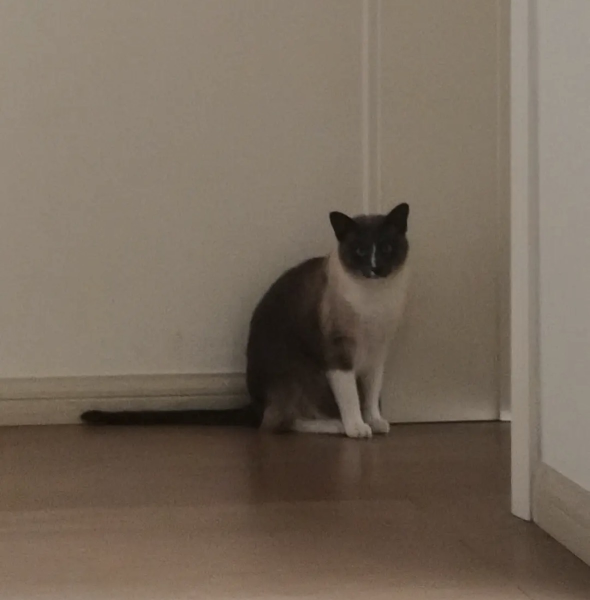
#> input picture cat_photos/IMG_6218.jpg, 1179 x 1200 px (shown at 1/2 size)
$ python -i c_refine.py   (imports and definitions only)   (older library calls are emulated)
#> lines starting #> are read from the running program, lines starting #| are printed output that depends on the picture
"""
Stage C: Texture-Driven Geometry Refinement
  C1 — Displacement mapping (push vertices along normals using a depth-derived map)
  C2 — PBR map baking (albedo, normal, roughness)
"""

import logging
from pathlib import Path
from typing import List, Optional

import cv2
import numpy as np
import trimesh

log = logging.getLogger(__name__)


# ── C1: Displacement ─────────────────────────────────────────────────────────

def _generate_displacement_map(reference_photo_path: Path, size: int = 1024) -> np.ndarray:
    """
    Derive a displacement map from a reference photo.
    Uses luminance as a proxy for depth (lighter = raised).
    In a full pipeline, replace this with ControlNet Depth output.
    """
#> called with reference_photo_path = '../cat_photos/IMG_6218.jpg', size = 1024
    img = cv2.imread(str(reference_photo_path))
#> img is the input picture: shape (1200, 1179, 3); mean B, G, R 91.5, 105.6, 118.7
    if img is None:
        raise FileNotFoundError(f"Cannot read reference photo: {reference_photo_path}")

    # Convert to grayscale luminance map
    gray = cv2.cvtColor(img, cv2.COLOR_BGR2GRAY)
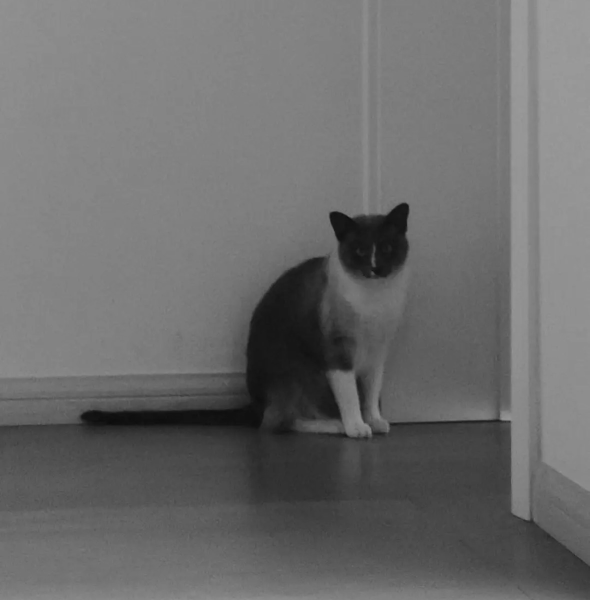
#> gray: shape (1200, 1179) (shown at 1/2 size); min 11, max 157, mean 108

    # Normalise and resize to desired texture resolution
    disp = cv2.resize(gray, (size, size)).astype(np.float32) / 255.0

    # Light Gaussian blur to reduce noise
    disp = cv2.GaussianBlur(disp, (5, 5), 0)
    return disp


# [125 lines left out: functions apply_displacement, _bake_albedo, _bake_roughness, _bake_normal_map, bake_pbr, not called in this run]

>>> result = _generate_displacement_map('../cat_photos/IMG_6218.jpg')

$ run again, on cat_photos/IMG_6219.jpg
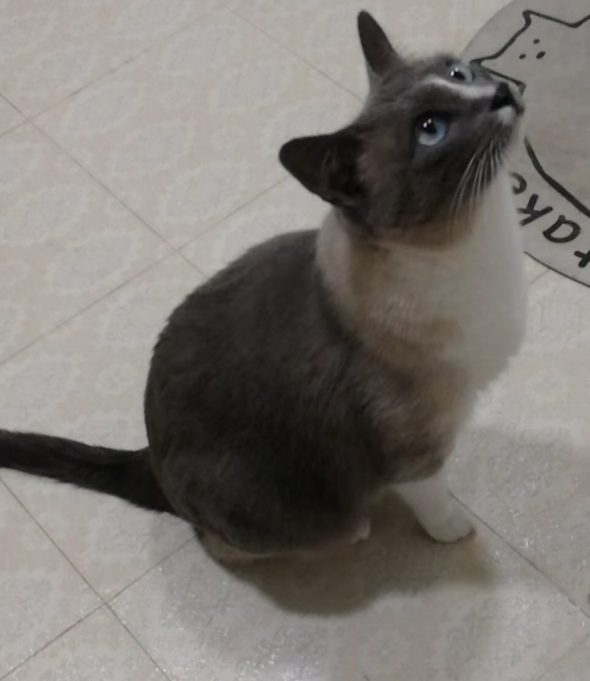
#> input picture cat_photos/IMG_6219.jpg, 1179 x 1361 px (shown at 1/2 size)
#> in _generate_displacement_map, img is the input picture: shape (1361, 1179, 3); mean B, G, R 114.8, 119.7, 124.1
#> in _generate_displacement_map, `disp = cv2.resize(gray, (size, size)).astype(np.float32) / 255.0`:
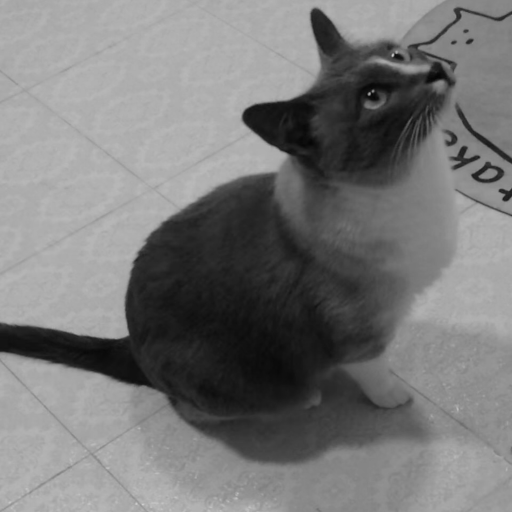
#> disp: shape (1024, 1024) float32 (shown at 1/2 size); min 0.00784, max 0.827, mean 0.472

$ run again, on cat_photos/IMG_6210.PNG
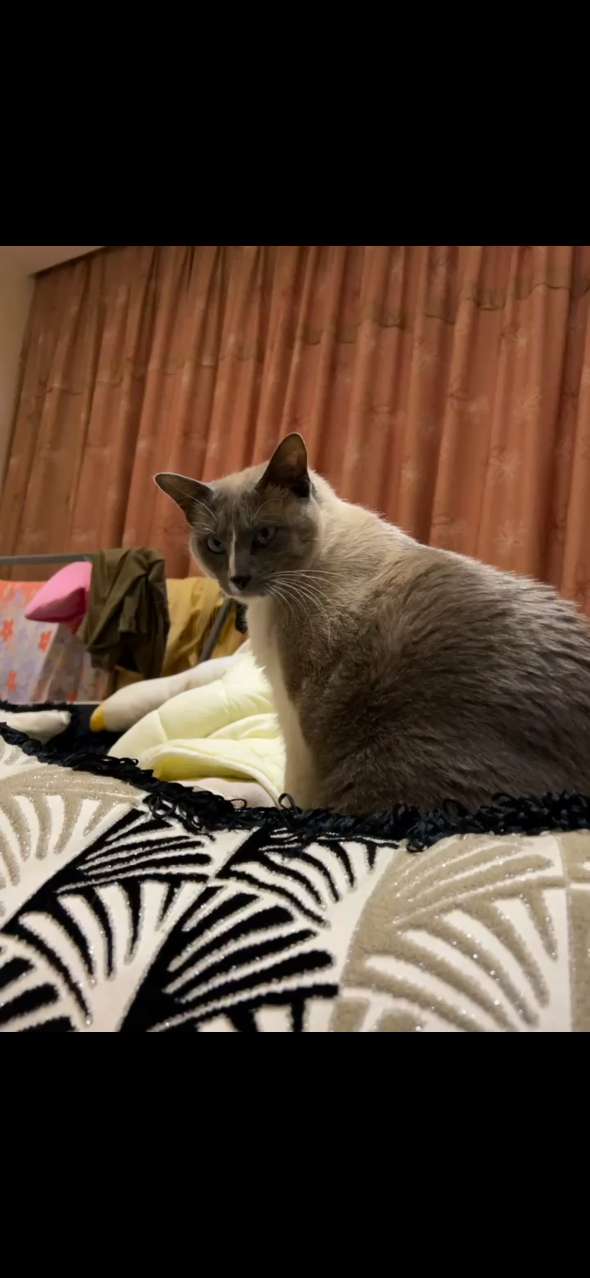
#> input picture cat_photos/IMG_6210.PNG, 1179 x 2556 px (shown at 1/2 size)
#> in _generate_displacement_map, img is the input picture: shape (2556, 1179, 3); mean B, G, R 45.3, 57.5, 74.8
#> in _generate_displacement_map, `gray = cv2.cvtColor(img, cv2.COLOR_BGR2GRAY)`:
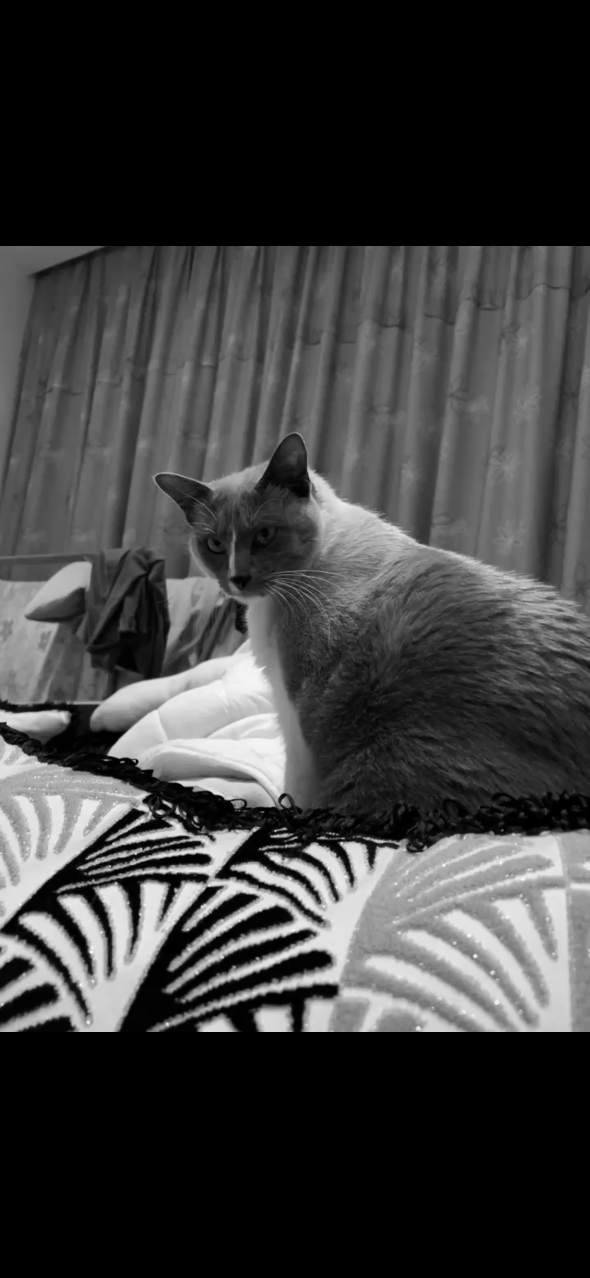
#> gray: shape (2556, 1179) (shown at 1/2 size); min 0, max 252, mean 61.3
#> in _generate_displacement_map, `disp = cv2.resize(gray, (size, size)).astype(np.float32) / 255.0`:
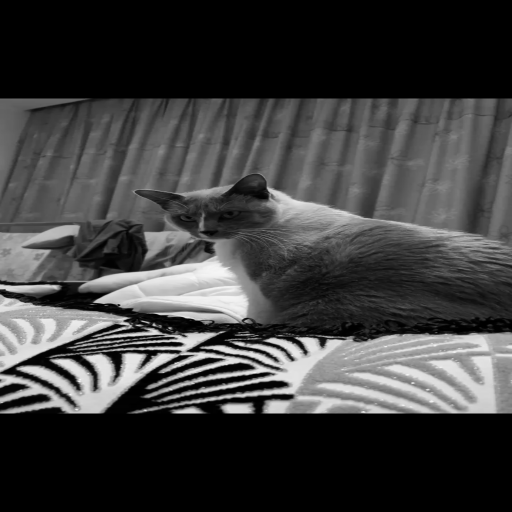
#> disp: shape (1024, 1024) float32 (shown at 1/2 size); min 0, max 0.984, mean 0.24

$ run again, on cat_photos/IMG_6211.PNG
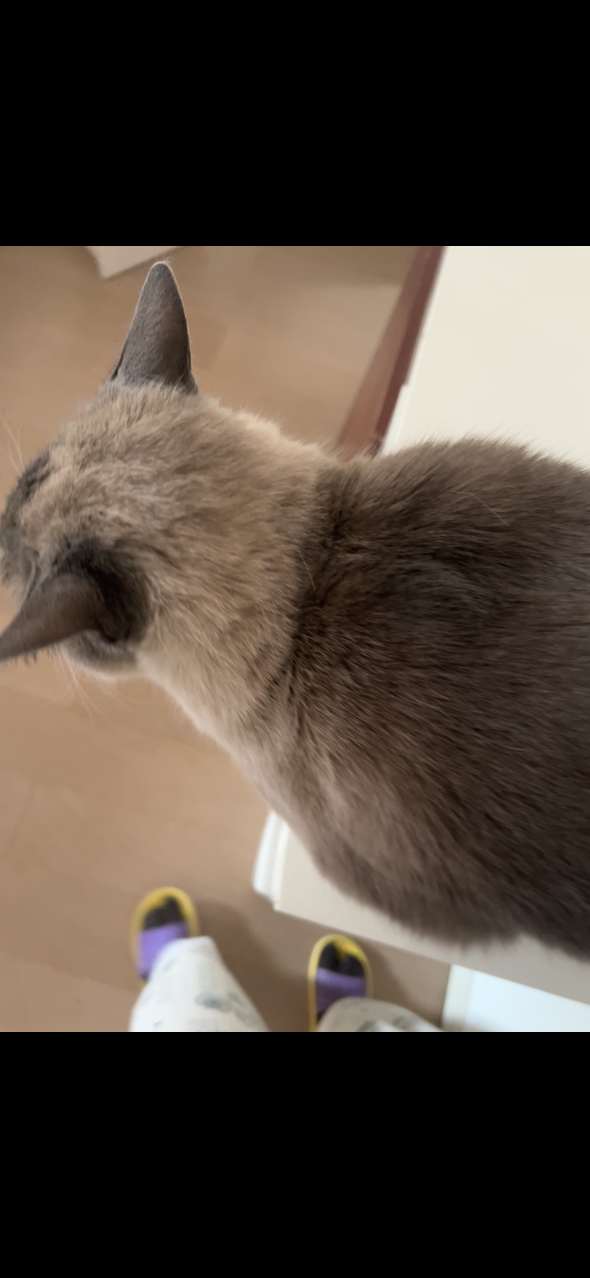
#> input picture cat_photos/IMG_6211.PNG, 1179 x 2556 px (shown at 1/2 size)
#> in _generate_displacement_map, img is the input picture: shape (2556, 1179, 3); mean B, G, R 61.7, 71.5, 82.7
#> in _generate_displacement_map, `gray = cv2.cvtColor(img, cv2.COLOR_BGR2GRAY)`:
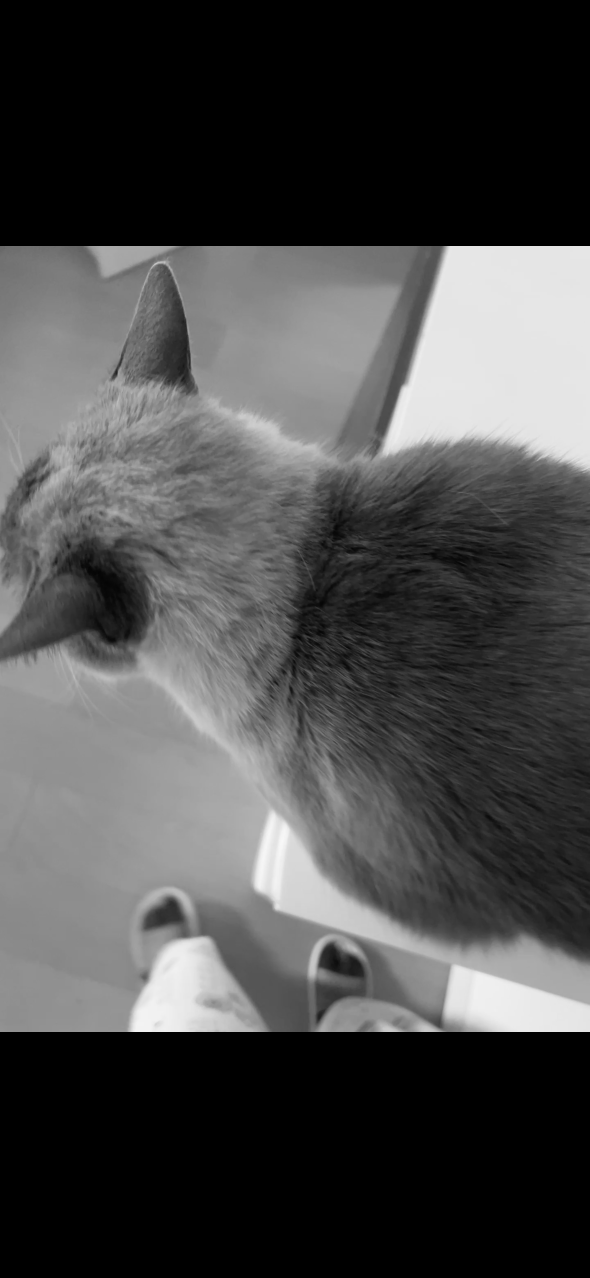
#> gray: shape (2556, 1179) (shown at 1/2 size); min 0, max 248, mean 73.7
#> in _generate_displacement_map, `disp = cv2.resize(gray, (size, size)).astype(np.float32) / 255.0`:
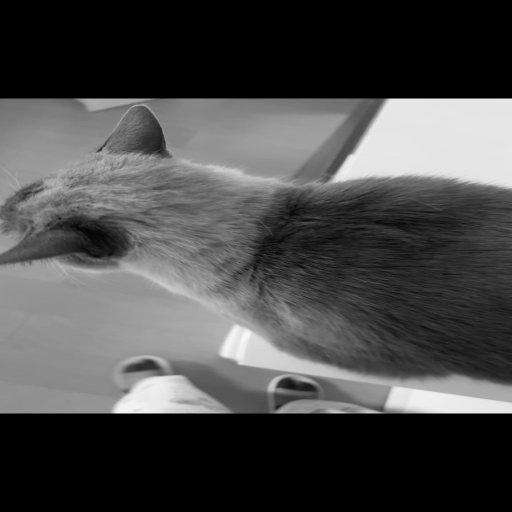
#> disp: shape (1024, 1024) float32 (shown at 1/2 size); min 0, max 0.973, mean 0.289
